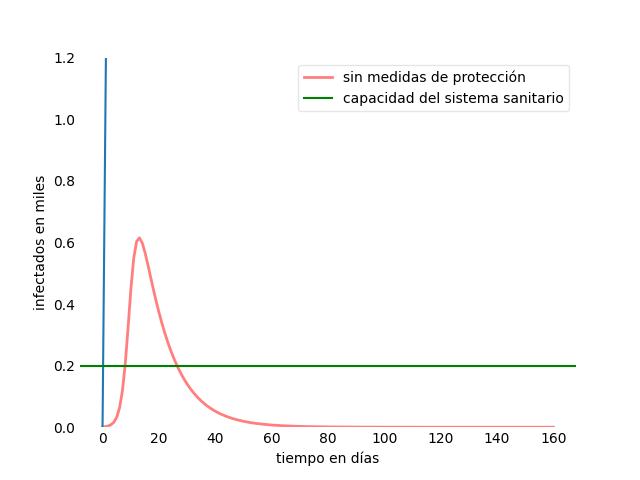

Here is the Python script that generated this plot:
import numpy as np
from scipy.integrate import odeint
import matplotlib.pyplot as plt


def sir(beta, t):
    # Total population, N.
    N = 1000
    # Initial number of infected and recovered individuals, I0 and R0.
    I0, R0 = 1, 0
    # Everyone else, S0, is susceptible to infection initially.
    S0 = N - I0 - R0
    # Contact rate, beta, and mean recovery rate, gamma, (in 1/days).
    gamma = 1.0 / 10

    # The SIR model differential equations.
    def deriv(y, t, N, beta, gamma):
        S, I, R = y
        dSdt = -beta * S * I / N
        dIdt = beta * S * I / N - gamma * I
        dRdt = gamma * I
        return dSdt, dIdt, dRdt

    # Initial conditions vector
    y0 = S0, I0, R0
    # Integrate the SIR equations over the time grid, t.
    ret = odeint(deriv, y0, t, args=(N, beta, gamma))
    S, I, R = ret.T
    return I


# A grid of time points (in days)
t = np.linspace(0, 160, 160)
I = sir(0.8, t)

# Plot the data on three separate curves for S(t), I(t) and R(t)
fig = plt.figure(facecolor="w")
ax = fig.add_subplot(111, axisbelow=True)
ax.set_facecolor = "#dddddd"
ax.plot(t, I / 1000, "r", alpha=0.5, lw=2, label="sin medidas de protección")
ax.plot(t)
ax.axhline(0.2, label="capacidad del sistema sanitario", color="g")
ax.set_xlabel("tiempo en días")
ax.set_ylabel("infectados en miles")
ax.set_ylim(0, 1.2)
ax.yaxis.set_tick_params(length=0)
ax.xaxis.set_tick_params(length=0)
ax.grid(b=True, which="major", c="w", lw=2, ls="-")
legend = ax.legend()
legend.get_frame().set_alpha(0.5)
for spine in ("top", "right", "bottom", "left"):
    ax.spines[spine].set_visible(False)
plt.show()
